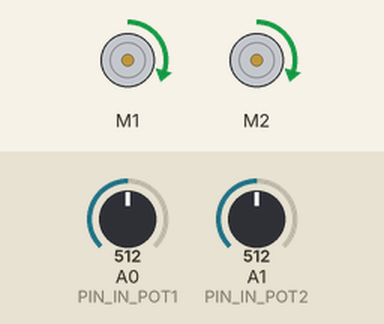
Simulated run of this sketch. Board: Arduino Uno, built with avr-gcc and run on an emulated ATmega328P. On the bench: 2 × DC motor (green arrow = forward, orange = backward, longer = faster). Inputs (shaded band) come from the test bench; at power-on: A0 (PIN_IN_POT1) = 512, A1 (PIN_IN_POT2) = 512. Random numbers use the default seed unless the sketch sets one; what the sketch prints to the serial monitor is not drawn.

Above: at 1.2 s.
1.3 s: A0 (PIN_IN_POT1) set to 603
4.3 s: A0 (PIN_IN_POT1) set to 628
5.8 s: A1 (PIN_IN_POT2) set to 605
7.3 s: A1 (PIN_IN_POT2) set to 623
8.8 s: A1 (PIN_IN_POT2) set to 531
10.3 s: A1 (PIN_IN_POT2) set to 505
Timing chart, 0 to 13.3 s (numbered marks = the images above; inputs shaded):
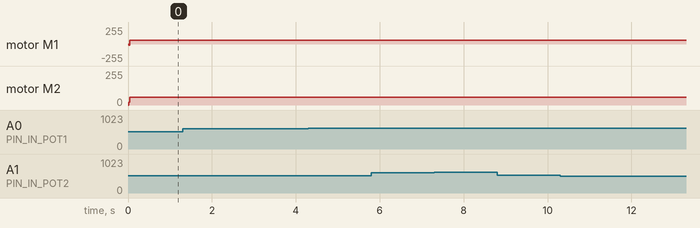

Measured:
- after the input at 1.3 s, every drawn part: stays the same
- after the input at 4.3 s, every drawn part: stays the same
- after the input at 5.8 s, every drawn part: stays the same
- after the input at 7.3 s, every drawn part: stays the same
- after the input at 8.8 s, every drawn part: stays the same
- after the input at 10.3 s, every drawn part: stays the same

The sketch:

motionsim.ino
```cpp
#define PIN_IN_POT1  A0
#define PIN_TX_MOT1  11
#define PIN_IN_POT2  A1
#define PIN_TX_MOT2  12

#define P_VALUE 2
#define MIN_SPEED 10
#define MAX_SPEED 30
#define KEVIN_FAILSAFE_FACTOR 100

#include <SoftwareSerial.h>
#include <SabertoothSimplified.h>

SoftwareSerial SWSerial(NOT_A_PIN, PIN_TX_MOT1);
SabertoothSimplified ST(SWSerial);

int mot1_soll = 0;
int mot2_soll = 0;
boolean failsafe = false;

void setup() {
  pinMode(PIN_IN_POT1, INPUT);
  SWSerial.begin(9600);
  Serial.begin(115200);
  randomSeed(analogRead(0));
}

void loop() {
  int mot1_ist = 0;
  int mot1_speed = 0;
  int mot2_ist = 0;
  int mot2_speed = 0;

  if(failsafe) {
    ST.motor(1, 0);
    ST.motor(2, 0);
    delay(500);
    return;
  }

  mot1_ist = (int) (analogRead(PIN_IN_POT1) - 39 - 471);
  mot1_speed = (int) ((mot1_soll - mot1_ist) / P_VALUE);
  mot2_ist = (int) (analogRead(PIN_IN_POT2) - 39 - 471);
  mot2_speed = (int) -1 * ((mot2_soll - mot2_ist) / P_VALUE);

  static int mot1_ist_last = mot1_ist;
  static int mot2_ist_last = mot2_ist;

  if ((abs(mot1_ist - mot1_ist_last) > KEVIN_FAILSAFE_FACTOR) or
     ((abs(mot2_ist - mot2_ist_last) > KEVIN_FAILSAFE_FACTOR))) {
    failsafe = true;
    Serial.println("\nFAILSAFE ACTIVE!");

    Serial.print("mot1_ist: ");
    Serial.print(mot1_ist);
    Serial.print(", mot1_ist_last: ");
    Serial.print(mot1_ist_last);

    Serial.print(", mot2_ist: ");
    Serial.print(mot2_ist);
    Serial.print(", mot2_ist_last: ");
    Serial.println(mot2_ist_last);

    ST.motor(1, 0);
    ST.motor(2, 0);
    return;
  }

  mot1_ist_last = mot1_ist;
  mot2_ist_last = mot2_ist;

  if (mot1_speed > MAX_SPEED) {
    mot1_speed = MAX_SPEED;
  } else if (mot1_speed < -MAX_SPEED) {
    mot1_speed = -MAX_SPEED;
  }
  if (mot2_speed > MAX_SPEED) {
    mot2_speed = MAX_SPEED;
  } else if (mot2_speed < -MAX_SPEED) {
    mot2_speed = -MAX_SPEED;
  }

  if (mot1_speed > 0 and mot1_speed < MIN_SPEED) {
    mot1_speed = MIN_SPEED;
  } else if (mot1_speed < 0 and mot1_speed > -MIN_SPEED) {
    mot1_speed = -MIN_SPEED;
  }
  if (mot2_speed > 0 and mot2_speed < MIN_SPEED) {
    mot2_speed = MIN_SPEED;
  } else if (mot2_speed < 0 and mot2_speed > -MIN_SPEED) {
    mot2_speed = -MIN_SPEED;
  }

  if ((abs(mot1_soll - mot1_ist) <= 5) and (abs(mot2_soll - mot2_ist) <= 5)) {
    ST.motor(1, 0);
    mot1_soll = random(-300, 300);
    //mot2_soll = -mot1_soll;
    mot2_soll = random(-300, 300);
  }

  Serial.print("mot1_soll: ");
  Serial.print(mot1_soll);
  Serial.print(", mot1_ist: ");
  Serial.print(mot1_ist);
  Serial.print(", mot1_speed: ");
  Serial.print(mot1_speed);
  Serial.print(", mot2_soll: ");
  Serial.print(mot2_soll);
  Serial.print(", mot2_ist: ");
  Serial.print(mot2_ist);
  Serial.print(", mot2_speed: ");
  Serial.println(mot2_speed);

  if(!failsafe) {
    ST.motor(1, mot1_speed);
    ST.motor(2, mot2_speed);
  }

  delay(20);
}
```
